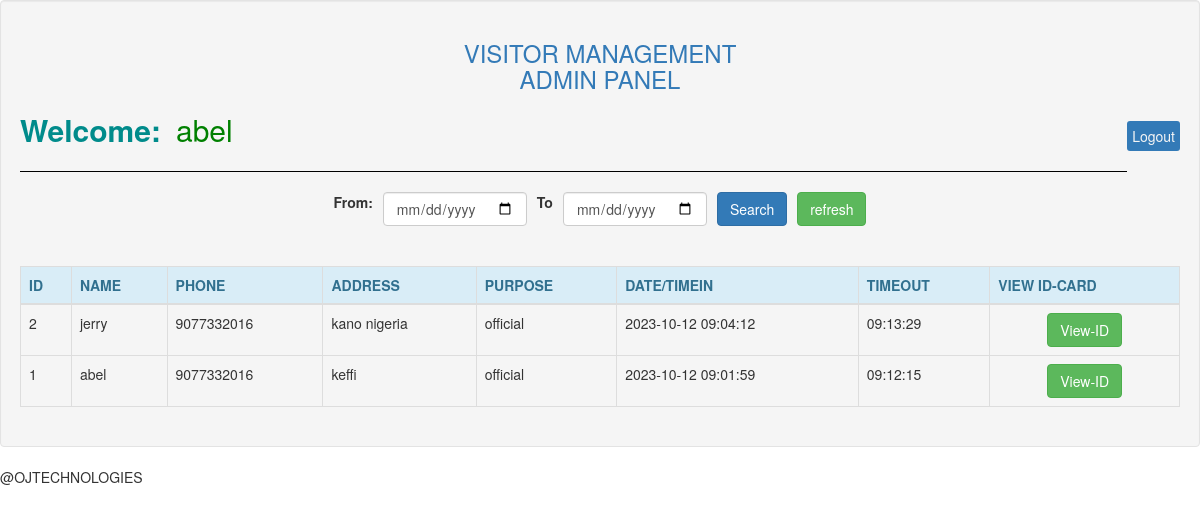
Screenshot of /home.php (signed in) with the database file from the repository.
### tables this page shows
CREATE TABLE `user` (
  `user_id` int(11) NOT NULL,
  `username` varchar(50) NOT NULL,
  `password` varchar(50) NOT NULL
);

CREATE TABLE `visitor` (
  `id_no` int(11) NOT NULL,
  `name` varchar(50) NOT NULL,
  `phone` bigint(50) NOT NULL,
  `address` varchar(100) NOT NULL,
  `purpose` varchar(1000) NOT NULL,
  `date` datetime NOT NULL DEFAULT current_timestamp(),
  `time` time DEFAULT NULL
);

### range.php (the view)
<?php
	require 'db.php';
	if(ISSET($_POST['search'])){
		$date1 = date("Y-m-d", strtotime($_POST['date1']));
		$date2 = date("Y-m-d", strtotime($_POST['date2']));
		$query=mysqli_query($conn, "SELECT * FROM `visitor` WHERE date(`date`) BETWEEN '$date1' AND '$date2'") or die(mysqli_error());
		$row=mysqli_num_rows($query);
		if($row>0){
			while($fetch=mysqli_fetch_array($query)){
?>
		<tr>
		<td><?php echo $fetch['id_no']?></td>
		<td><?php echo $fetch['name']?></td>
		<td><?php echo $fetch['phone']?></td>
		<td><?php echo $fetch['address']?></td>
		<td><?php echo $fetch['purpose']?></td>
		<td><?php echo $fetch['date']?></td>
		<td><?php echo $fetch['time']?></td>
		<td><form class="form" method="POST" action="adminviewid.php">
        <button  class="btn btn-success type="submit"  name="id_no" value=" <?php echo $fetch['id_no']?>">View-ID</button>
       </form></td>
	</tr>
<?php
			}
		}else{
			echo'
			<tr>
				<td colspan = "4"><center>Record Not Found</center></td>
			</tr>';
		}
	}else{
		$query=mysqli_query($conn, "SELECT * FROM `visitor` ORDER BY `visitor`.`id_no` DESC") or die(mysqli_error());
		while($fetch=mysqli_fetch_array($query)){
?>
	<tr>
		<td><?php echo $fetch['id_no']?></td>
		<td><?php echo $fetch['name']?></td>
		<td><?php echo $fetch['phone']?></td>
		<td><?php echo $fetch['address']?></td>
		<td><?php echo $fetch['purpose']?></td>
		<td><?php echo $fetch['date']?></td>
		<td><?php echo $fetch['time']?></td>
		<td><form class="form" method="POST" action="adminviewid.php">
        <button class="btn btn btn-success " type="submit"  name="id_no" value=" <?php echo $fetch['id_no']?>">View-ID</button>
       </form></td>
	</tr>
<?php
		}
	}
?>

### home.php (shortened to what this page needs)
<!DOCTYPE html>
<html lang="en">
	<head>
		<link rel="stylesheet" type="text/css" href="css/bootstrap.css"/>
	</head>
<body>
	<div class="col-md-15 well">
		<h3 class="text-primary">VISITOR MANAGEMENT<br>ADMIN PANEL</h3>
			<?php
				require('db.php');
				$query = mysqli_query($conn, "SELECT * FROM `user` WHERE `user_id`='$_SESSION[user_id]'") ;
				$fetch = mysqli_fetch_array($query);
				echo "<h2><label>Welcome:</label>" .$fetch['username']."</h2>";
			?>
			<a href="logout.php" id="link">Logout</a>
		<hr style="border-top:0.7px solid #000;"/>
		<form class="form-inline" method="POST" action="">
			<label>From:</label>
			<input type="date" class="form-control" placeholder="Start"  name="date1" value="<?php echo isset($_POST['date1']) ? $_POST['date1'] : '' ?>" />
			<label>To</label>
			<input type="date" class="form-control" placeholder="End"  name="date2" value="<?php echo isset($_POST['date2']) ? $_POST['date2'] : '' ?>"/>
			<button class="btn btn-primary" name="search">Search</button>
       <a href="home.php" type="button" class="btn btn-success">refresh</a>
		</form>
		<br /><br />
		<div class="table-responsive">
			<table class="table table-bordered">
				<thead class="alert-info">
					<tr>
						<th>ID</th>
						<th>NAME</th>
						<th>PHONE</th>
						<th>ADDRESS</th>
                        <th>PURPOSE</th>
                        <th>DATE/TIMEIN</th>
                        <th>TIMEOUT</th>
						<th >VIEW ID-CARD</th>
					</tr>
				</thead>
				<tbody>
					<?php include'range.php'?>
				</tbody>
			</table>
		</div>
	</div>
</body>
</html>

### home.php (style rules this page uses)
h3 { text-align: center; }
h2 { color: green; }
h2 label { color: darkcyan; margin-right: 15px; }
#link { float: right; position: relative; top: -40px; background-color: #337ab7; padding: 5px; border-radius: 3px; color: whitesmoke; text-decoration: none; }
form { display: flex; justify-content: center; gap: 10px; }

### rows the page displays
user: username "abel"
visitor: id_no "2", name "jerry", phone "9077332016", address "kano nigeria", purpose "official", date "2023-10-12 09:04:12", time "09:13:29"
visitor: id_no "1", name "abel", phone "9077332016", address "keffi", purpose "official", date "2023-10-12 09:01:59", time "09:12:15"
